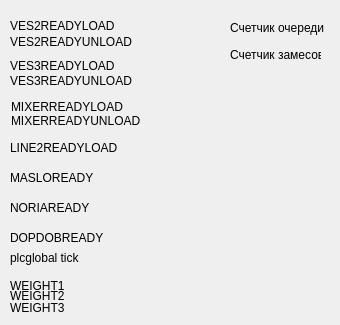
     <widget class="QWidget" name="tab">
      <attribute name="title">
       <string>Статус</string>
      </attribute>
      <widget class="QLabel" name="labelrealweight3">
       <property name="geometry">
        <rect>
         <x>10</x>
         <y>300</y>
         <width>221</width>
         <height>16</height>
        </rect>
       </property>
       <property name="text">
        <string>WEIGHT3</string>
       </property>
      </widget>
      <widget class="QLabel" name="labelves2readyunload">
       <property name="geometry">
        <rect>
         <x>10</x>
         <y>34</y>
         <width>201</width>
         <height>16</height>
        </rect>
       </property>
       <property name="text">
        <string>VES2READYUNLOAD</string>
       </property>
      </widget>
      <widget class="QLabel" name="labelnoriaready">
       <property name="geometry">
        <rect>
         <x>10</x>
         <y>200</y>
         <width>201</width>
         <height>16</height>
        </rect>
       </property>
       <property name="text">
        <string>NORIAREADY</string>
       </property>
      </widget>
      <widget class="QLabel" name="labelmixerreadyload">
       <property name="geometry">
        <rect>
         <x>11</x>
         <y>99</y>
         <width>201</width>
         <height>16</height>
        </rect>
       </property>
       <property name="text">
        <string>MIXERREADYLOAD</string>
       </property>
      </widget>
      <widget class="QLabel" name="labelmasloready">
       <property name="geometry">
        <rect>
         <x>10</x>
         <y>170</y>
         <width>201</width>
         <height>16</height>
        </rect>
       </property>
       <property name="text">
        <string>MASLOREADY</string>
       </property>
      </widget>
      <widget class="QLabel" name="labelrealweight1">
       <property name="geometry">
        <rect>
         <x>10</x>
         <y>278</y>
         <width>221</width>
         <height>16</height>
        </rect>
       </property>
       <property name="text">
        <string>WEIGHT1</string>
       </property>
      </widget>
      <widget class="QLabel" name="labelves2readyload">
       <property name="geometry">
        <rect>
         <x>10</x>
         <y>18</y>
         <width>201</width>
         <height>16</height>
        </rect>
       </property>
       <property name="text">
        <string>VES2READYLOAD</string>
       </property>
      </widget>
      <widget class="QLabel" name="labelves3readyload">
       <property name="geometry">
        <rect>
         <x>10</x>
         <y>58</y>
         <width>201</width>
         <height>16</height>
        </rect>
       </property>
       <property name="text">
        <string>VES3READYLOAD</string>
       </property>
      </widget>
      <widget class="QLabel" name="labelline2readyload">
       <property name="geometry">
        <rect>
         <x>10</x>
         <y>140</y>
         <width>201</width>
         <height>16</height>
        </rect>
       </property>
       <property name="text">
        <string>LINE2READYLOAD</string>
       </property>
      </widget>
      <widget class="QLabel" name="labelrealweight2">
       <property name="geometry">
        <rect>
         <x>10</x>
         <y>288</y>
         <width>221</width>
         <height>16</height>
        </rect>
       </property>
       <property name="text">
        <string>WEIGHT2</string>
       </property>
      </widget>
      <widget class="QLabel" name="labelves3readyunload">
       <property name="geometry">
        <rect>
         <x>10</x>
         <y>73</y>
         <width>201</width>
         <height>16</height>
        </rect>
       </property>
       <property name="text">
        <string>VES3READYUNLOAD</string>
       </property>
      </widget>
      <widget class="QLabel" name="labelmixerreadyunload">
       <property name="geometry">
        <rect>
         <x>11</x>
         <y>113</y>
         <width>201</width>
         <height>16</height>
        </rect>
       </property>
       <property name="text">
        <string>MIXERREADYUNLOAD</string>
       </property>
      </widget>
      <widget class="QLabel" name="labeldopdobready">
       <property name="geometry">
        <rect>
         <x>10</x>
         <y>230</y>
         <width>201</width>
         <height>16</height>
        </rect>
       </property>
       <property name="text">
        <string>DOPDOBREADY</string>
       </property>
      </widget>
      <widget class="QLabel" name="labelcountqueue">
       <property name="geometry">
        <rect>
         <x>230</x>
         <y>20</y>
         <width>101</width>
         <height>16</height>
        </rect>
       </property>
       <property name="text">
        <string>Счетчик очереди</string>
       </property>
      </widget>
      <widget class="QLabel" name="labelcountzames">
       <property name="geometry">
        <rect>
         <x>230</x>
         <y>47</y>
         <width>91</width>
         <height>16</height>
        </rect>
       </property>
       <property name="text">
        <string>Счетчик замесов</string>
       </property>
      </widget>
      <widget class="QLabel" name="labeltimer">
       <property name="geometry">
        <rect>
         <x>10</x>
         <y>250</y>
         <width>151</width>
         <height>16</height>
        </rect>
       </property>
       <property name="text">
        <string>plcglobal tick</string>
       </property>
      </widget>
     </widget>
